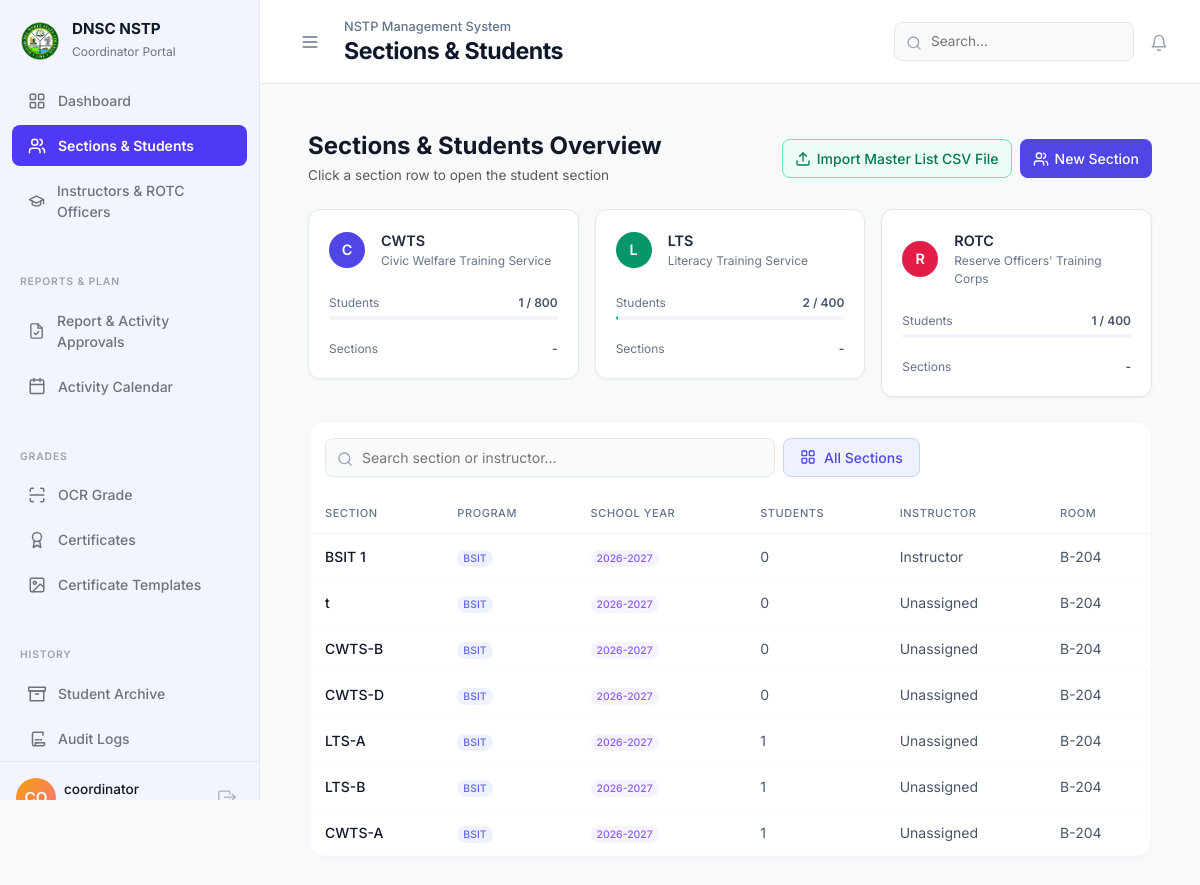
Page /admin/manage_sections.php (signed in) on the committed database.
### tables this page shows
CREATE TABLE `sections` (
  `id` int NOT NULL AUTO_INCREMENT,
  `component` enum('CWTS','LTS','ROTC') NOT NULL,
  `section_name` varchar(50) NOT NULL,
  `school_year` varchar(20) NOT NULL,
  `semester` enum('1st','2nd','Summer') NOT NULL,
  `instructor_id` int DEFAULT NULL,
  `created_at` timestamp NULL DEFAULT CURRENT_TIMESTAMP,
  PRIMARY KEY (`id`),
  KEY `instructor_id` (`instructor_id`),
  CONSTRAINT `sections_ibfk_1` FOREIGN KEY (`instructor_id`) REFERENCES `users` (`id`) ON DELETE SET NULL
);

CREATE TABLE `users` (
  `id` int NOT NULL AUTO_INCREMENT,
  `full_name` varchar(100) NOT NULL,
  `email` varchar(100) NOT NULL,
  `password` varchar(255) NOT NULL,
  `role` enum('Admin','Instructor','ROTC','System Admin') NOT NULL,
  `component` enum('CWTS','LTS','ROTC') DEFAULT NULL,
  `degree_type` varchar(100) DEFAULT NULL,
  `degree_title` varchar(255) DEFAULT NULL,
  `contact_number` varchar(20) DEFAULT NULL,
  `created_at` timestamp NULL DEFAULT CURRENT_TIMESTAMP,
  `status` enum('Active','Inactive') DEFAULT 'Active',
  PRIMARY KEY (`id`),
  UNIQUE KEY `email` (`email`)
);

### admin/controllers/ManageSectionsController.php (called while the page is built, shortened)
<?php
$stmtCounts = $pdo->query("SELECT component, COUNT(*) as total FROM students WHERE component IS NOT NULL GROUP BY component");
$counts = $stmtCounts->fetchAll(PDO::FETCH_KEY_PAIR);
$cwts_count = $counts['CWTS'] ?? 0;
$lts_count  = $counts['LTS'] ?? 0;
$rotc_count = $counts['ROTC'] ?? 0;
$cwts_cap = 800;
$lts_cap = 400;
$rotc_cap = 400;

### admin/manage_sections.php (the view, shortened to what this page needs)
<?php
require '../config/db.php';
require 'controllers/ManageSectionsController.php';
include '../includes/header.php';
include '../includes/admin_sidebar.php';
?>
<div class="flex-grow-1 p-4 p-lg-5 w-100">
    <?php include '../includes/topbar.php'; ?>
    <div class="d-flex justify-content-between align-items-center mb-4 mt-4">
        <div>
            <h4 class="fw-bold mb-1" style="color: #111827;">Sections & Students Overview</h4>
            <p class="text-muted mb-0" style="font-size: 0.85rem;">Click a section row to open the student section</p>
        </div>
        <div class="d-flex gap-2">
            <button class="btn btn-sm" style="border: 1px solid #6EE7B7; background: #ECFDF5; color: #047857; font-weight: 500; display: inline-flex; align-items: center; gap: 6px; border-radius: 8px; padding: 8px 12px;" data-bs-toggle="modal" data-bs-target="#uploadMasterListModal">
                <svg viewBox="0 0 24 24" fill="none" stroke="currentColor" stroke-width="2" stroke-linecap="round" stroke-linejoin="round" style="width: 16px; height: 16px;"><path d="M21 15v4a2 2 0 0 1-2 2H5a2 2 0 0 1-2-2v-4"/><polyline points="17 8 12 3 7 8"/><line x1="12" y1="3" x2="12" y2="15"/></svg>
                Import Master List CSV File
            </button>
            <button type="button" class="btn btn-sm" style="background: #4F46E5; color: white; font-weight: 500; display: inline-flex; align-items: center; gap: 6px; border-radius: 8px; padding: 8px 12px;" data-bs-toggle="modal" data-bs-target="#createSectionModal" onmouseover="this.style.background='#4338CA'" onmouseout="this.style.background='#4F46E5'">
                New Section
            </button>
        </div>
    </div>
    <div class="row g-3 mb-4">
        <div class="col-md-4">
            <button id="card-CWTS" class="w-100 text-start component-card" data-component="CWTS" onclick="filterByComponent('CWTS', this)" style="background: white; border-radius: 12px; padding: 20px; box-shadow: 0 1px 3px rgba(0,0,0,0.05); border: 1px solid #E2E8F0; outline: none; cursor: pointer; transition: all 0.2s;">
                <div class="d-flex align-items-center gap-3 mb-4">
                    <div style="width: 36px; height: 36px; border-radius: 50%; background: #4F46E5; color: white; display: flex; align-items: center; justify-content: center; font-weight: 600; font-size: 0.9rem; flex-shrink: 0;">C</div>
                    <div>
                        <div style="font-weight: 600; color: #1E293B; font-size: 0.9rem;">CWTS</div>
                        <div style="font-size: 0.75rem; color: #64748B;">Civic Welfare Training Service</div>
                    </div>
                </div>
                <div>
                    <div class="d-flex justify-content-between align-items-center mb-1" style="font-size: 0.75rem;">
                        <span style="color: #64748B;">Students</span>
                        <span style="font-weight: 600; color: #475569;"><?= $cwts_count ?> / <?= $cwts_cap ?></span>
                    </div>
                    <div style="width: 100%; height: 4px; border-radius: 4px; background: #F1F5F9; margin-bottom: 20px; overflow: hidden;">
                    </div>
                    <div class="d-flex justify-content-between align-items-center" style="font-size: 0.75rem;">
                        <span style="color: #64748B;">Sections</span>
                        <span style="font-weight: 600; color: #475569;">-</span>
                    </div>
                </div>
            </button>
        </div>
        <div class="col-md-4">
            <button id="card-LTS" class="w-100 text-start component-card" data-component="LTS" onclick="filterByComponent('LTS', this)" style="background: white; border-radius: 12px; padding: 20px; box-shadow: 0 1px 3px rgba(0,0,0,0.05); border: 1px solid #E2E8F0; outline: none; cursor: pointer; transition: all 0.2s;">
                <div class="d-flex align-items-center gap-3 mb-4">
                    <div style="width: 36px; height: 36px; border-radius: 50%; background: #059669; color: white; display: flex; align-items: center; justify-content: center; font-weight: 600; font-size: 0.9rem; flex-shrink: 0;">L</div>
                    <div>
                        <div style="font-weight: 600; color: #1E293B; font-size: 0.9rem;">LTS</div>
                        <div style="font-size: 0.75rem; color: #64748B;">Literacy Training Service</div>
                    </div>
                </div>
                <div>
                    <div class="d-flex justify-content-between align-items-center mb-1" style="font-size: 0.75rem;">
                        <span style="color: #64748B;">Students</span>
                        <span style="font-weight: 600; color: #475569;"><?= $lts_count ?> / <?= $lts_cap ?></span>
                    </div>
                    <div style="width: 100%; height: 4px; border-radius: 4px; background: #F1F5F9; margin-bottom: 20px; overflow: hidden;">
                        <div style="height: 100%; width: <?= min(100, round(($lts_count/$lts_cap)*100)) ?>%; background: #10B981; border-radius: 4px;"></div>
                    </div>
                    <div class="d-flex justify-content-between align-items-center" style="font-size: 0.75rem;">
                        <span style="color: #64748B;">Sections</span>
                        <span style="font-weight: 600; color: #475569;">-</span>
                    </div>
                </div>
            </button>
        </div>
        <div class="col-md-4">
            <button id="card-ROTC" class="w-100 text-start component-card" data-component="ROTC" onclick="filterByComponent('ROTC', this)" style="background: white; border-radius: 12px; padding: 20px; box-shadow: 0 1px 3px rgba(0,0,0,0.05); border: 1px solid #E2E8F0; outline: none; cursor: pointer; transition: all 0.2s;">
                <div class="d-flex align-items-center gap-3 mb-4">
                    <div style="width: 36px; height: 36px; border-radius: 50%; background: #E11D48; color: white; display: flex; align-items: center; justify-content: center; font-weight: 600; font-size: 0.9rem; flex-shrink: 0;">R</div>
                    <div>
                        <div style="font-weight: 600; color: #1E293B; font-size: 0.9rem;">ROTC</div>
                        <div style="font-size: 0.75rem; color: #64748B;">Reserve Officers' Training Corps</div>
                    </div>
                </div>
                <div>
                    <div class="d-flex justify-content-between align-items-center mb-1" style="font-size: 0.75rem;">
                        <span style="color: #64748B;">Students</span>
                        <span style="font-weight: 600; color: #475569;"><?= $rotc_count ?> / <?= $rotc_cap ?></span>
                    </div>
                    <div style="width: 100%; height: 4px; border-radius: 4px; background: #F1F5F9; margin-bottom: 20px; overflow: hidden;">
                    </div>
                    <div class="d-flex justify-content-between align-items-center" style="font-size: 0.75rem;">
                        <span style="color: #64748B;">Sections</span>
                        <span style="font-weight: 600; color: #475569;">-</span>
                    </div>
                </div>
            </button>
        </div>
    </div>
    <div style="background: white; border: 1px solid #F1F5F9; border-radius: 16px; box-shadow: 0 1px 3px rgba(0,0,0,0.02); overflow: hidden;">
        <div class="d-flex align-items-center gap-2 p-3">
            <div class="position-relative flex-grow-1" style="max-width: 450px;">
                <span class="position-absolute" style="left: 12px; top: 50%; transform: translateY(-50%); color: #94A3B8;">
                    <svg viewBox="0 0 24 24" fill="none" stroke="currentColor" stroke-width="2" stroke-linecap="round" stroke-linejoin="round" style="width: 16px; height: 16px;"><circle cx="11" cy="11" r="8"/><line x1="21" y1="21" x2="16.65" y2="16.65"/></svg>
                </span>
                <input id="sectionsSearchInput" placeholder="Search section or instructor..." style="width: 100%; padding: 8px 12px 8px 36px; font-size: 0.875rem; border-radius: 8px; background: #F8FAFC; border: 1px solid #E2E8F0; outline: none; transition: all 0.2s;" onfocus="this.style.background='white'; this.style.borderColor='#C7D2FE'" onblur="this.style.background='#F8FAFC'; this.style.borderColor='#E2E8F0'" />
            </div>
            <button class="btn btn-sm d-inline-flex align-items-center gap-2" id="btn-all-sections" onclick="filterByComponent('All', this)" style="background: #EEF2FF; color: #4F46E5; border: 1px solid #C7D2FE; border-radius: 8px; padding: 8px 16px; font-size: 0.875rem; font-weight: 500;">
                All Sections
            </button>
        </div>
        <div style="overflow-x: auto;">
            <table class="w-100" style="font-size: 0.875rem;">
                <thead style="border-bottom: 1px solid #F1F5F9;">
                    <tr style="text-align: left; font-size: 0.6875rem; text-transform: uppercase; letter-spacing: 0.05em; color: #64748B;">
                        <th style="padding: 12px 16px; font-weight: 500;">Section</th>
                        <th style="padding: 12px 16px; font-weight: 500;">Program</th>
                        <th style="padding: 12px 16px; font-weight: 500;">School Year</th>
                        <th style="padding: 12px 16px; font-weight: 500;">Students</th>
                        <th style="padding: 12px 16px; font-weight: 500;">Instructor</th>
                        <th style="padding: 12px 16px; font-weight: 500;">Room</th>
                    </tr>
                </thead>
            <tbody>
                <?php
                try {
                    $sections_stmt = $pdo->query("
                        SELECT s.*, u.full_name as instructor_name,
                        (SELECT COUNT(*) FROM enrollments e WHERE e.section_id = s.id) as student_count
                        FROM sections s
                        LEFT JOIN users u ON s.instructor_id = u.id
                        ORDER BY s.created_at DESC
                    ");
                    $all_sections = $sections_stmt->fetchAll();
                } catch (Exception $e) {
                    $all_sections = [];
                    $instructors = [];
                }
                if (count($all_sections) > 0):
                    foreach ($all_sections as $sec):
                ?>
                <tr class="section-row" data-component="<?= htmlspecialchars($sec['component']) ?>" style="border-bottom: 1px solid #F8FAFC; cursor: pointer; transition: background 0.15s;" onmouseover="this.style.background='#EEF2FF'" onmouseout="this.style.background='transparent'">
                    <td style="padding: 12px 16px; color: #0F172A; font-weight: 500;"><?= htmlspecialchars($sec['section_name']) ?></td>
                    <td style="padding: 12px 16px;">
                        <?php
                        $prog = 'BSIT';
                        ?>
                        <span style="font-size: 0.65rem; padding: 2px 6px; border-radius: 20px; background: #EEF2FF; color: #6366F1; font-weight: 500;"><?= htmlspecialchars($prog) ?></span>
                    </td>
                    <td style="padding: 12px 16px; color: #334155;">
                        <span style="font-size: 0.65rem; padding: 2px 6px; border-radius: 20px; background: #F5F3FF; color: #8B5CF6; font-weight: 500;"><?= htmlspecialchars($sec['school_year']) ?></span>
                    </td>
                    <td style="padding: 12px 16px; color: #475569;"><?= $sec['student_count'] ?></td>
                    <td style="padding: 12px 16px; color: #475569;"><?= htmlspecialchars($sec['instructor_name'] ?? 'Unassigned') ?></td>
                    <td style="padding: 12px 16px; color: #475569;">
                        <?php
                        $room = 'B-204';
                        echo htmlspecialchars($room);
                        ?>
                    </td>
                </tr>
                <?php
                    endforeach;
                endif; ?>
            </tbody>
        </table>
    </div>
    </div>
</div>
</div>
</body>
</html>

### assets/css/style.css (style rules this page uses)
:root { --primary-bg: #f2f5fe; --primary-accent: #4f39f6; --primary-accent-light: rgba(79, 57, 246, 0.08); --primary-active: #4f39f6; --text-sidebar: #6B7280; --text-sidebar-active: #FFFFFF; --bg-light: #F8F9FB; --border-color: #E5E7EB; --text-dark: #111827; --text-muted: #6B7280; --text-secondary: #9CA3AF; --instructor-accent: #0D9488; --instructor-active: #0D9488; --rotc-sidebar-bg: #1F2937; --rotc-accent: #F59E0B; --rotc-active: #F59E0B; --icon-coral: #F87171; --icon-green: #10B981; --icon-red: #EF4444; --icon-indigo: #6366F1; --icon-orange: #F97316; --icon-purple: #8B5CF6; --icon-blue: #3B82F6; --icon-teal: #14B8A6; }
* { box-sizing: border-box; }
body { background-color: var(--bg-light); font-family: 'Inter', -apple-system, BlinkMacSystemFont, sans-serif; color: var(--text-dark); margin: 0; }

### includes/header.php (style rules this page uses)
@media (min-width: 992px) { .wrapper > .flex-grow-1 { min-height: 100vh; overflow-x: hidden; flex-grow: 1; min-width: 0; padding-top: 108px !important; transition: all 0.3s cubic-bezier(0.4, 0, 0.2, 1); } }

### rows in the picture
sections: section_name "BSIT 1", prog "BSIT", school_year "2026-2027", student_count "0", instructor.full_name "Instructor", room "B-204"
sections: section_name "t", prog "BSIT", school_year "2026-2027", student_count "0", instructor_name "Unassigned", room "B-204"
sections: section_name "CWTS-B", prog "BSIT", school_year "2026-2027", student_count "0", instructor_name "Unassigned", room "B-204"
sections: section_name "CWTS-D", prog "BSIT", school_year "2026-2027", student_count "0", instructor_name "Unassigned", room "B-204"
sections: section_name "LTS-A", prog "BSIT", school_year "2026-2027", student_count "1", instructor_name "Unassigned", room "B-204"
sections: section_name "LTS-B", prog "BSIT", school_year "2026-2027", student_count "1", instructor_name "Unassigned", room "B-204"
sections: section_name "CWTS-A", prog "BSIT", school_year "2026-2027", student_count "1", instructor_name "Unassigned", room "B-204"

### other values in the picture
$fullName "coordinator"
$semester_label "NSTP Management System"
$topbar_title "Sections & Students"
$cwts_count "1"
$cwts_cap "800"
$lts_count "2"
$lts_cap "400"
$rotc_count "1"
$rotc_cap "400"
